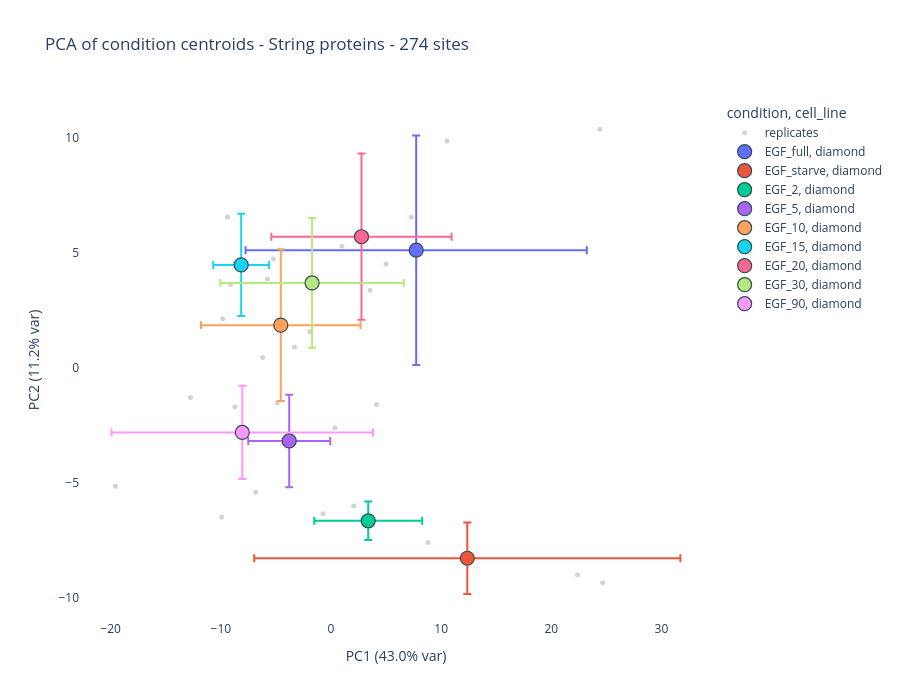

Notebook source saved alongside this figure:
### Markdown cell above
## PCA of condition centroids

One point per `(cell_line, condition, timepoint)` group instead of one per replicate, so the
biological trajectory is readable when the replicate-level plot above is too crowded.

**`centroid_space` decides where the averaging happens, and the two are different plots.**

| | `"pca"` (default) | `"data"` |
|---|---|---|
| what is averaged | the replicates' **PC coordinates** | the replicates' **intensities**, before the PCA |
| embedding | **identical** to the PCA above — axes and % variance are directly comparable | a **new** PCA on the group matrix; loadings, axes and % variance all change |
| replicate spread | survives, drawn as the error bars | gone — averaged away before the fit |
| sites kept | only sites complete in **every replicate** | sites complete in **every group** |

That last row is not a detail on this data: on hme1_2 the replicate-level PCA keeps
**2896 / 8723** sites, the group-level one keeps **8723 / 8723** — a site missing in one replicate
still has a group mean. So `"data"` is fitted on ~3× more sites, which is a real argument for it,
paid for by losing comparability with the plot above.

⚠️ **Averaging always makes separation look cleaner than it is.** A centroid plot cannot tell you
whether groups are separated *relative to replicate scatter* — that is exactly the information
averaging removes. Read the error bars before believing a separation: if they overlap, the groups
are not resolved no matter how far apart the centroids sit. When the question is replicate
agreement or outlier detection, use the replicate-level PCA above, not this one.

### Code cell
# Centroid PCA — one point per cell line x timepoint instead of one per injection.
fig_scatter, fig_variance, centroid_df = pca_centroid_plot_interactive(
                                                        sub_df, #sub_df,df_batch
                                                        cell_lines=["WT"],
                                                        conditions=["_EGF_"],
                                                        data_type="raw:abs",
                                                        n_components=5,
                                                        impute=True,
                                                        impute_method="mean",
                                                        centroid_space="pca",   # "pca" | "data"
                                                        centroid_stat="mean",   # "mean" | "median"
                                                        color_by="condition",   # condition | cell_line
                                                        symbol_by="cell_line",
                                                        error_bars="sd",        # "sd" | "sem" | None
                                                        show_replicates=True,   # faint replicate cloud behind
                                                        figsize=(900, 700),
                                                        title="PCA of condition centroids - String proteins - 274 sites",
                                                    )
fig_scatter.show()

centroid_df[["group", "cell_line", "timepoint", "n_reps", "PC1", "PC2", "PC1_sd", "PC2_sd"]]

### Figure 1 — Plotly figure (JSON) as saved in the notebook; plotly's stock layout.template omitted (floating-point values rounded to 4 significant figures)
{"data": [{"hoverinfo": "text", "marker": {"color": "lightgrey", "line": {"width": 0}, "size": 5}, "mode": "markers", "name": "replicates", "text": ["WT_raw:abs_EGF_full_r1", "WT_raw:abs_EGF_full_r2", "WT_raw:abs_EGF_full_r3", "WT_raw:abs_EGF_starve_r1", "WT_raw:abs_EGF_starve_r2", "WT_raw:abs_EGF_starve_r3", "WT_raw:abs_EGF_2_r1", "WT_raw:abs_EGF_2_r2", "WT_raw:abs_EGF_2_r3", "WT_raw:abs_EGF_5_r1", "WT_raw:abs_EGF_5_r2", "WT_raw:abs_EGF_5_r3", "WT_raw:abs_EGF_10_r1", "WT_raw:abs_EGF_10_r2", "WT_raw:abs_EGF_10_r3", "WT_raw:abs_EGF_15_r1", "WT_raw:abs_EGF_15_r2", "WT_raw:abs_EGF_15_r3", "WT_raw:abs_EGF_20_r1", "WT_raw:abs_EGF_20_r2", "WT_raw:abs_EGF_20_r3", "WT_raw:abs_EGF_30_r1", "WT_raw:abs_EGF_30_r2", "WT_raw:abs_EGF_30_r3", "WT_raw:abs_EGF_90_r1", "WT_raw:abs_EGF_90_r2", "WT_raw:abs_EGF_90_r3"], "x": [24.41, 4.998, -6.2, 22.38, 24.67, -9.922, 2.066, 8.797, -0.7192, -4.887, 0.3562, -6.839, -12.75, -1.917, 0.9959, -9.828, -5.234, -9.388, 10.53, 3.544, -5.773, -3.318, 7.29, -9.118, -19.56, 4.137, -8.719], "y": [10.4, 4.527, 0.4639, -8.999, -9.345, -6.493, -6.01, -7.598, -6.337, -1.512, -2.603, -5.407, -1.278, 1.576, 5.302, 2.15, 4.741, 6.577, 9.883, 3.384, 3.877, 0.9182, 6.564, 3.631, -5.148, -1.582, -1.682], "type": "scatter"}, {"customdata": [["EGF_full", "full", 3, "EGF_full", "diamond"]], "error_x": {"array": [15.49]}, "error_y": {"array": [4.995]}, "hovertemplate": "<b>%{hovertext}</b><br><br>PC1 (43.0% var)=%{x:.2f}<br>PC2 (11.2% var)=%{y:.2f}<br>timepoint=%{customdata[1]}<br>n_reps=%{customdata[2]}<extra></extra>", "hovertext": ["WT_EGF_full"], "legendgroup": "EGF_full, diamond", "marker": {"color": "#636efa", "symbol": "circle", "line": {"color": "DarkSlateGrey", "width": 1.2}, "size": 14}, "mode": "markers", "name": "EGF_full, diamond", "orientation": "v", "showlegend": true, "x": [7.736], "xaxis": "x", "y": [5.13], "yaxis": "y", "type": "scatter"}, {"customdata": [["EGF_starve", "starve", 3, "EGF_starve", "diamond"]], "error_x": {"array": [19.34]}, "error_y": {"array": [1.556]}, "hovertemplate": "<b>%{hovertext}</b><br><br>PC1 (43.0% var)=%{x:.2f}<br>PC2 (11.2% var)=%{y:.2f}<br>timepoint=%{customdata[1]}<br>n_reps=%{customdata[2]}<extra></extra>", "hovertext": ["WT_EGF_starve"], "legendgroup": "EGF_starve, diamond", "marker": {"color": "#EF553B", "symbol": "circle", "line": {"color": "DarkSlateGrey", "width": 1.2}, "size": 14}, "mode": "markers", "name": "EGF_starve, diamond", "orientation": "v", "showlegend": true, "x": [12.37], "xaxis": "x", "y": [-8.279], "yaxis": "y", "type": "scatter"}, {"customdata": [["EGF_2", "2", 3, "EGF_2", "diamond"]], "error_x": {"array": [4.892]}, "error_y": {"array": [0.8387]}, "hovertemplate": "<b>%{hovertext}</b><br><br>PC1 (43.0% var)=%{x:.2f}<br>PC2 (11.2% var)=%{y:.2f}<br>timepoint=%{customdata[1]}<br>n_reps=%{customdata[2]}<extra></extra>", "hovertext": ["WT_EGF_2"], "legendgroup": "EGF_2, diamond", "marker": {"color": "#00cc96", "symbol": "circle", "line": {"color": "DarkSlateGrey", "width": 1.2}, "size": 14}, "mode": "markers", "name": "EGF_2, diamond", "orientation": "v", "showlegend": true, "x": [3.381], "xaxis": "x", "y": [-6.648], "yaxis": "y", "type": "scatter"}, {"customdata": [["EGF_5", "5", 3, "EGF_5", "diamond"]], "error_x": {"array": [3.721]}, "error_y": {"array": [2.01]}, "hovertemplate": "<b>%{hovertext}</b><br><br>PC1 (43.0% var)=%{x:.2f}<br>PC2 (11.2% var)=%{y:.2f}<br>timepoint=%{customdata[1]}<br>n_reps=%{customdata[2]}<extra></extra>", "hovertext": ["WT_EGF_5"], "legendgroup": "EGF_5, diamond", "marker": {"color": "#ab63fa", "symbol": "circle", "line": {"color": "DarkSlateGrey", "width": 1.2}, "size": 14}, "mode": "markers", "name": "EGF_5, diamond", "orientation": "v", "showlegend": true, "x": [-3.79], "xaxis": "x", "y": [-3.174], "yaxis": "y", "type": "scatter"}, {"customdata": [["EGF_10", "10", 3, "EGF_10", "diamond"]], "error_x": {"array": [7.242]}, "error_y": {"array": [3.3]}, "hovertemplate": "<b>%{hovertext}</b><br><br>PC1 (43.0% var)=%{x:.2f}<br>PC2 (11.2% var)=%{y:.2f}<br>timepoint=%{customdata[1]}<br>n_reps=%{customdata[2]}<extra></extra>", "hovertext": ["WT_EGF_10"], "legendgroup": "EGF_10, diamond", "marker": {"color": "#FFA15A", "symbol": "circle", "line": {"color": "DarkSlateGrey", "width": 1.2}, "size": 14}, "mode": "markers", "name": "EGF_10, diamond", "orientation": "v", "showlegend": true, "x": [-4.556], "xaxis": "x", "y": [1.867], "yaxis": "y", "type": "scatter"}, {"customdata": [["EGF_15", "15", 3, "EGF_15", "diamond"]], "error_x": {"array": [2.535]}, "error_y": {"array": [2.224]}, "hovertemplate": "<b>%{hovertext}</b><br><br>PC1 (43.0% var)=%{x:.2f}<br>PC2 (11.2% var)=%{y:.2f}<br>timepoint=%{customdata[1]}<br>n_reps=%{customdata[2]}<extra></extra>", "hovertext": ["WT_EGF_15"], "legendgroup": "EGF_15, diamond", "marker": {"color": "#19d3f3", "symbol": "circle", "line": {"color": "DarkSlateGrey", "width": 1.2}, "size": 14}, "mode": "markers", "name": "EGF_15, diamond", "orientation": "v", "showlegend": true, "x": [-8.15], "xaxis": "x", "y": [4.489], "yaxis": "y", "type": "scatter"}, {"customdata": [["EGF_20", "20", 3, "EGF_20", "diamond"]], "error_x": {"array": [8.181]}, "error_y": {"array": [3.618]}, "hovertemplate": "<b>%{hovertext}</b><br><br>PC1 (43.0% var)=%{x:.2f}<br>PC2 (11.2% var)=%{y:.2f}<br>timepoint=%{customdata[1]}<br>n_reps=%{customdata[2]}<extra></extra>", "hovertext": ["WT_EGF_20"], "legendgroup": "EGF_20, diamond", "marker": {"color": "#FF6692", "symbol": "circle", "line": {"color": "DarkSlateGrey", "width": 1.2}, "size": 14}, "mode": "markers", "name": "EGF_20, diamond", "orientation": "v", "showlegend": true, "x": [2.768], "xaxis": "x", "y": [5.715], "yaxis": "y", "type": "scatter"}, {"customdata": [["EGF_30", "30", 3, "EGF_30", "diamond"]], "error_x": {"array": [8.321]}, "error_y": {"array": [2.824]}, "hovertemplate": "<b>%{hovertext}</b><br><br>PC1 (43.0% var)=%{x:.2f}<br>PC2 (11.2% var)=%{y:.2f}<br>timepoint=%{customdata[1]}<br>n_reps=%{customdata[2]}<extra></extra>", "hovertext": ["WT_EGF_30"], "legendgroup": "EGF_30, diamond", "marker": {"color": "#B6E880", "symbol": "circle", "line": {"color": "DarkSlateGrey", "width": 1.2}, "size": 14}, "mode": "markers", "name": "EGF_30, diamond", "orientation": "v", "showlegend": true, "x": [-1.715], "xaxis": "x", "y": [3.704], "yaxis": "y", "type": "scatter"}, {"customdata": [["EGF_90", "90", 3, "EGF_90", "diamond"]], "error_x": {"array": [11.87]}, "error_y": {"array": [2.031]}, "hovertemplate": "<b>%{hovertext}</b><br><br>PC1 (43.0% var)=%{x:.2f}<br>PC2 (11.2% var)=%{y:.2f}<br>timepoint=%{customdata[1]}<br>n_reps=%{customdata[2]}<extra></extra>", "hovertext": ["WT_EGF_90"], "legendgroup": "EGF_90, diamond", "marker": {"color": "#FF97FF", "symbol": "circle", "line": {"color": "DarkSlateGrey", "width": 1.2}, "size": 14}, "mode": "markers", "name": "EGF_90, diamond", "orientation": "v", "showlegend": true, "x": [-8.049], "xaxis": "x", "y": [-2.804], "yaxis": "y", "type": "scatter"}], "layout": {"xaxis": {"anchor": "y", "domain": [0.0, 1.0], "title": {"text": "PC1 (43.0% var)"}}, "yaxis": {"anchor": "x", "domain": [0.0, 1.0], "title": {"text": "PC2 (11.2% var)"}}, "legend": {"title": {"text": "condition, cell_line"}, "tracegroupgap": 0}, "title": {"text": "PCA of condition centroids - String proteins - 274 sites"}, "height": 700, "width": 900, "plot_bgcolor": "white", "paper_bgcolor": "white"}}
